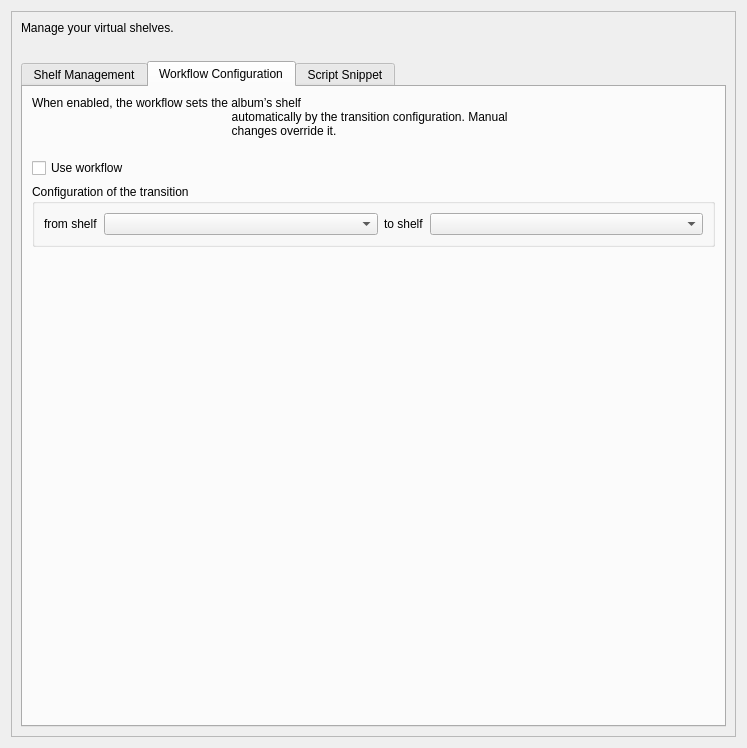
<?xml version="1.0" encoding="UTF-8"?>
<ui version="4.0">
    <class>Shelves</class>
    <widget class="QWidget" name="Shelves">
        <property name="geometry">
            <rect>
                <x>0</x>
                <y>0</y>
                <width>747</width>
                <height>748</height>
            </rect>
        </property>
        <property name="windowTitle">
            <string>Shelves Configuration</string>
        </property>
        <layout class="QVBoxLayout" name="mainLayout">
            <item>
                <widget class="QScrollArea" name="scrollArea">
                    <property name="widgetResizable">
                        <bool>true</bool>
                    </property>
                    <widget class="QWidget" name="scrollAreaWidgetContents">
                        <property name="geometry">
                            <rect>
                                <x>0</x>
                                <y>0</y>
                                <width>727</width>
                                <height>728</height>
                            </rect>
                        </property>
                        <layout class="QVBoxLayout" name="verticalLayout">
                            <item>
                                <widget class="QLabel" name="shelves_description">
                                    <property name="text">
                                        <string>Manage your virtual shelves.</string>
                                    </property>
                                    <property name="wordWrap">
                                        <bool>true</bool>
                                    </property>
                                </widget>
                            </item>
                            <item>
                                <widget class="QLabel" name="label">
                                    <property name="text">
                                        <string/>
                                    </property>
                                    <property name="wordWrap">
                                        <bool>true</bool>
                                    </property>
                                    <property name="margin">
                                        <number>10</number>
                                    </property>
                                    <property name="textInteractionFlags">
                                        <set>
                                            Qt::LinksAccessibleByKeyboard|Qt::LinksAccessibleByMouse|Qt::TextBrowserInteraction|Qt::TextSelectableByKeyboard|Qt::TextSelectableByMouse
                                        </set>
                                    </property>
                                    <layout class="QVBoxLayout" name="verticalLayout_2"/>
                                </widget>
                            </item>
                            <item>
                                <widget class="QTabWidget" name="tabWidget">
                                    <property name="sizePolicy">
                                        <sizepolicy hsizetype="Expanding" vsizetype="Expanding">
                                            <horstretch>0</horstretch>
                                            <verstretch>0</verstretch>
                                        </sizepolicy>
                                    </property>
                                    <property name="currentIndex">
                                        <number>1</number>
                                    </property>
                                    <property name="tabsClosable">
                                        <bool>false</bool>
                                    </property>
                                    <widget class="QWidget" name="tab_4">
                                        <attribute name="title">
                                            <string>Shelf Management</string>
                                        </attribute>
                                        <layout class="QVBoxLayout" name="verticalLayout_3">
                                            <item alignment="Qt::AlignTop">
                                                <widget class="QLabel" name="shelves_description">
                                                    <property name="text">
                                                        <string>Manage your virtual shelves.</string>
                                                    </property>
                                                    <property name="wordWrap">
                                                        <bool>true</bool>
                                                    </property>
                                                </widget>
                                            </item>
                                            <item>
                                                <widget class="QWidget" name="widget" native="true">
                                                    <property name="sizePolicy">
                                                        <sizepolicy hsizetype="Preferred" vsizetype="Expanding">
                                                            <horstretch>0</horstretch>
                                                            <verstretch>0</verstretch>
                                                        </sizepolicy>
                                                    </property>
                                                    <layout class="QHBoxLayout" name="horizontalLayout">
                                                        <item>
                                                            <widget class="QListWidget" name="shelf_list">
                                                                <property name="enabled">
                                                                    <bool>true</bool>
                                                                </property>
                                                                <property name="sizePolicy">
                                                                    <sizepolicy hsizetype="Expanding"
                                                                                vsizetype="Minimum">
                                                                        <horstretch>0</horstretch>
                                                                        <verstretch>0</verstretch>
                                                                    </sizepolicy>
                                                                </property>
                                                                <property name="alternatingRowColors">
                                                                    <bool>true</bool>
                                                                </property>
                                                                <property name="selectionMode">
                                                                    <enum>QAbstractItemView::SingleSelection</enum>
                                                                </property>
                                                                <property name="sortingEnabled">
                                                                    <bool>true</bool>
                                                                </property>
                                                            </widget>
                                                        </item>
                                                        <item>
                                                            <widget class="QWidget" name="widget_2" native="true">
                                                                <property name="sizePolicy">
                                                                    <sizepolicy hsizetype="Preferred"
                                                                                vsizetype="Preferred">
                                                                        <horstretch>0</horstretch>
                                                                        <verstretch>0</verstretch>
                                                                    </sizepolicy>
                                                                </property>
                                                                <layout class="QVBoxLayout" name="verticalLayout_6">
                                                                    <item>
                                                                        <spacer name="verticalSpacer_2">
                                                                            <property name="orientation">
                                                                                <enum>Qt::Vertical</enum>
                                                                            </property>
                                                                            <property name="sizeHint" stdset="0">
                                                                                <size>
                                                                                    <width>20</width>
                                                                                    <height>40</height>
                                                                                </size>
                                                                            </property>
                                                                        </spacer>
                                                                    </item>
                                                                    <item>
                                                                        <widget class="QPushButton" name="b_add_shelf">
                                                                            <property name="text">
                                                                                <string>Add Shelf...</string>
                                                                            </property>
                                                                        </widget>
                                                                    </item>
                                                                    <item>
                                                                        <widget class="QPushButton"
                                                                                name="b_scan_4_shelves">
                                                                            <property name="toolTip">
                                                                                <string>Automatically detect shelves
                                                                                    from your music library directory
                                                                                </string>
                                                                            </property>
                                                                            <property name="text">
                                                                                <string>Scan Music Directory</string>
                                                                            </property>
                                                                        </widget>
                                                                    </item>
                                                                    <item>
                                                                        <widget class="QPushButton"
                                                                                name="b_remove_shelf">
                                                                            <property name="enabled">
                                                                                <bool>false</bool>
                                                                            </property>
                                                                            <property name="text">
                                                                                <string>Remove Selected</string>
                                                                            </property>
                                                                        </widget>
                                                                    </item>
                                                                    <item>
                                                                        <widget class="QPushButton"
                                                                                name="b_remove_unknown_shelves">
                                                                            <property name="toolTip">
                                                                                <string>Remove virtual shelves that have
                                                                                    no equivalent in the music
                                                                                    directory.
                                                                                </string>
                                                                            </property>
                                                                            <property name="text">
                                                                                <string>Remove Unknown</string>
                                                                            </property>
                                                                        </widget>
                                                                    </item>
                                                                </layout>
                                                            </widget>
                                                        </item>
                                                    </layout>
                                                </widget>
                                            </item>
                                        </layout>
                                    </widget>
                                    <widget class="QWidget" name="tab_2">
                                        <attribute name="title">
                                            <string>Workflow Configuration</string>
                                        </attribute>
                                        <layout class="QVBoxLayout" name="verticalLayout_8">
                                            <item alignment="Qt::AlignTop">
                                                <widget class="QLabel" name="l_workflow_description">
                                                    <property name="text">
                                                        <string>When enabled, the workflow sets the album’s shelf
                                                            automatically by the transition configuration. Manual
                                                            changes override it.
                                                        </string>
                                                    </property>
                                                    <property name="wordWrap">
                                                        <bool>true</bool>
                                                    </property>
                                                </widget>
                                            </item>
                                            <item>
                                                <widget class="QCheckBox" name="workflow_enabled">
                                                    <property name="text">
                                                        <string>Use workflow</string>
                                                    </property>
                                                </widget>
                                            </item>
                                            <item>
                                                <widget class="QGroupBox" name="workflow_transitions">
                                                    <property name="enabled">
                                                        <bool>true</bool>
                                                    </property>
                                                    <property name="title">
                                                        <string>Configuration of the transition</string>
                                                    </property>
                                                    <layout class="QHBoxLayout" name="horizontalLayout_2">
                                                        <item>
                                                            <widget class="QLabel" name="l_workflow_stage_1">
                                                                <property name="sizePolicy">
                                                                    <sizepolicy hsizetype="Preferred"
                                                                                vsizetype="Preferred">
                                                                        <horstretch>0</horstretch>
                                                                        <verstretch>0</verstretch>
                                                                    </sizepolicy>
                                                                </property>
                                                                <property name="text">
                                                                    <string>from shelf</string>
                                                                </property>
                                                            </widget>
                                                        </item>
                                                        <item>
                                                            <widget class="QComboBox" name="workflow_stage_1">
                                                                <property name="sizePolicy">
                                                                    <sizepolicy hsizetype="Expanding" vsizetype="Fixed">
                                                                        <horstretch>0</horstretch>
                                                                        <verstretch>0</verstretch>
                                                                    </sizepolicy>
                                                                </property>
                                                            </widget>
                                                        </item>
                                                        <item>
                                                            <widget class="QLabel" name="l_workflow_stage_2">
                                                                <property name="text">
                                                                    <string>to shelf</string>
                                                                </property>
                                                            </widget>
                                                        </item>
                                                        <item>
                                                            <widget class="QComboBox" name="workflow_stage_2">
                                                                <property name="sizePolicy">
                                                                    <sizepolicy hsizetype="Expanding" vsizetype="Fixed">
                                                                        <horstretch>0</horstretch>
                                                                        <verstretch>0</verstretch>
                                                                    </sizepolicy>
                                                                </property>
                                                            </widget>
                                                        </item>
                                                    </layout>
                                                </widget>
                                            </item>
                                            <item>
                                                <spacer name="verticalSpacer">
                                                    <property name="orientation">
                                                        <enum>Qt::Vertical</enum>
                                                    </property>
                                                    <property name="sizeHint" stdset="0">
                                                        <size>
                                                            <width>20</width>
                                                            <height>40</height>
                                                        </size>
                                                    </property>
                                                </spacer>
                                            </item>
                                        </layout>
                                    </widget>
                                    <widget class="QWidget" name="tab_snippet">
                                        <attribute name="title">
                                            <string>Script Snippet</string>
                                        </attribute>
                                        <layout class="QVBoxLayout" name="verticalLayout_4">
                                            <item alignment="Qt::AlignTop">
                                                <widget class="QLabel" name="l_script_info">
                                                    <property name="text">
                                                        <string>Use the following code in your file naming script to use
                                                            the shelves.
                                                        </string>
                                                    </property>
                                                </widget>
                                            </item>
                                            <item>
                                                <widget class="QPlainTextEdit" name="naming_script_code">
                                                    <property name="enabled">
                                                        <bool>true</bool>
                                                    </property>
                                                    <property name="sizePolicy">
                                                        <sizepolicy hsizetype="Expanding" vsizetype="Expanding">
                                                            <horstretch>0</horstretch>
                                                            <verstretch>0</verstretch>
                                                        </sizepolicy>
                                                    </property>
                                                    <property name="minimumSize">
                                                        <size>
                                                            <width>0</width>
                                                            <height>80</height>
                                                        </size>
                                                    </property>
                                                    <property name="readOnly">
                                                        <bool>true</bool>
                                                    </property>
                                                </widget>
                                            </item>
                                        </layout>
                                    </widget>
                                </widget>
                            </item>
                        </layout>
                    </widget>
                </widget>
            </item>
        </layout>
    </widget>
    <resources/>
    <connections/>
</ui>
